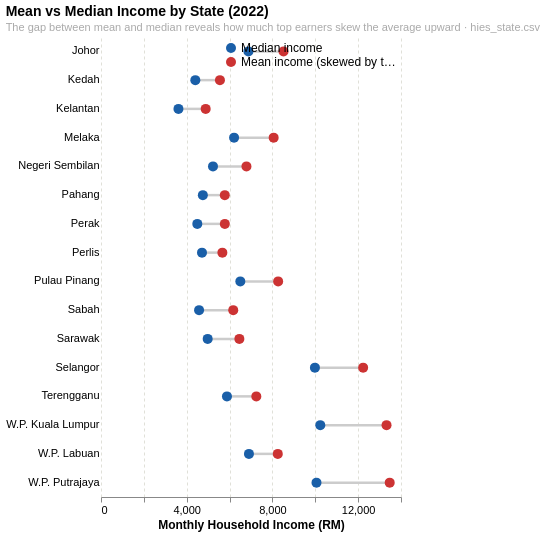

Describe this chart as a Vega-Lite specification.
### Vega-Lite specification from a JSON file in a GitHub repository (floating-point values rounded to 4 significant figures)
{"$schema": "https://vega.github.io/schema/vega-lite/v5.json", "title": {"text": "Mean vs Median Income by State (2022)", "subtitle": "The gap between mean and median reveals how much top earners skew the average upward · hies_state.csv", "fontSize": 14, "subtitleFontSize": 11, "subtitleColor": "#aaaaaa", "anchor": "start"}, "width": "container", "height": 460, "data": {"values": [{"state": "Kelantan", "median": 3614, "mean": 4885}, {"state": "Kedah", "median": 4402, "mean": 5550}, {"state": "Perak", "median": 4494, "mean": 5779}, {"state": "Sabah", "median": 4577, "mean": 6171}, {"state": "Perlis", "median": 4713, "mean": 5664}, {"state": "Pahang", "median": 4753, "mean": 5777}, {"state": "Sarawak", "median": 4978, "mean": 6457}, {"state": "Negeri Sembilan", "median": 5226, "mean": 6788}, {"state": "Terengganu", "median": 5878, "mean": 7248}, {"state": "Melaka", "median": 6210, "mean": 8057}, {"state": "Pulau Pinang", "median": 6502, "mean": 8267}, {"state": "Johor", "median": 6879, "mean": 8517}, {"state": "W.P. Labuan", "median": 6904, "mean": 8250}, {"state": "Selangor", "median": 9983, "mean": 12233}, {"state": "W.P. Putrajaya", "median": 10056, "mean": 13473}, {"state": "W.P. Kuala Lumpur", "median": 10234, "mean": 13325}]}, "transform": [{"fold": ["median", "mean"], "as": ["measure", "value"]}], "layer": [{"transform": [{"aggregate": [{"op": "min", "field": "value", "as": "lo"}, {"op": "max", "field": "value", "as": "hi"}], "groupby": ["state"]}], "mark": {"type": "rule", "color": "#cccccc", "strokeWidth": 2.5}, "encoding": {"y": {"field": "state", "type": "nominal", "sort": {"field": "lo", "order": "ascending"}}, "x": {"field": "lo", "type": "quantitative"}, "x2": {"field": "hi"}}}, {"mark": {"type": "point", "filled": true, "size": 100, "opacity": 0.9}, "params": [{"name": "hover", "select": {"type": "point", "on": "mouseover", "clear": "mouseout"}}], "encoding": {"y": {"field": "state", "type": "nominal", "sort": {"field": "value", "order": "ascending"}, "title": null, "axis": {"labelFontSize": 11, "ticks": false, "domain": false, "labelLimit": 160}}, "x": {"field": "value", "type": "quantitative", "title": "Monthly Household Income (RM)", "axis": {"format": ",.0f", "labelFontSize": 11, "titleFontSize": 12, "gridColor": "#e0e0d8", "gridDash": [3, 3]}}, "color": {"field": "measure", "type": "nominal", "scale": {"domain": ["median", "mean"], "range": ["#1a5fa8", "#cc3333"]}, "legend": {"title": null, "labelFontSize": 12, "symbolSize": 100, "orient": "top-right", "labelExpr": "datum.value == 'median' ? 'Median income' : 'Mean income (skewed by top earners)'", "offset": 5}}, "opacity": {"condition": {"param": "hover", "value": 1}, "value": 0.8}, "tooltip": [{"field": "state", "type": "nominal", "title": "State"}, {"field": "measure", "type": "nominal", "title": "Measure"}, {"field": "value", "type": "quantitative", "title": "Income (RM)", "format": ",.0f"}]}}], "config": {"view": {"stroke": null}, "background": "#ffffff"}}
